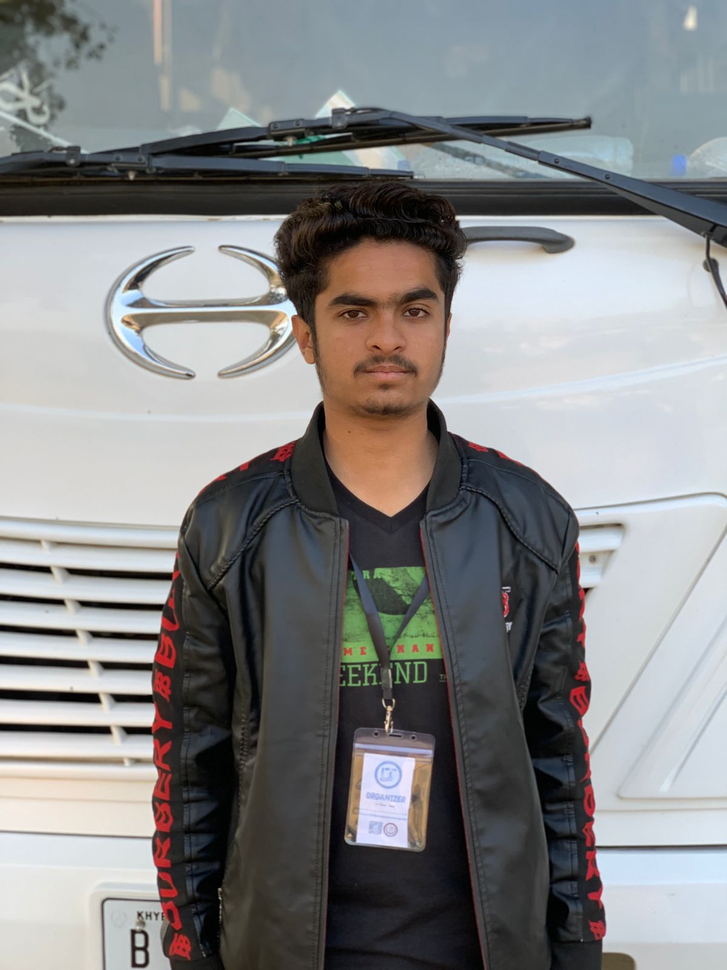
#> input picture 3_OpenCV/Resources/detect.png, 727 x 970 px, shrunk from 1200 x 1600 before the run, found by its file name
$ python 30_Image_Histgram.py
#> lines starting #> are read from the running program, lines starting #| are printed output that depends on the picture

import numpy as np
import cv2 as cv
from matplotlib import pyplot as plt

img = cv.imread("Resources\detect.png")
#> img is the input picture: shape (970, 727, 3); mean B, G, R 134.8, 134.2, 133.5
# img = np.zeros((200,200), np.uint8)
# cv.rectangle(img, (0, 100), (200, 200), (255), -1)
# cv.rectangle(img, (0, 50), (100, 100), (127), -1)
b, g, r = cv.split(img)
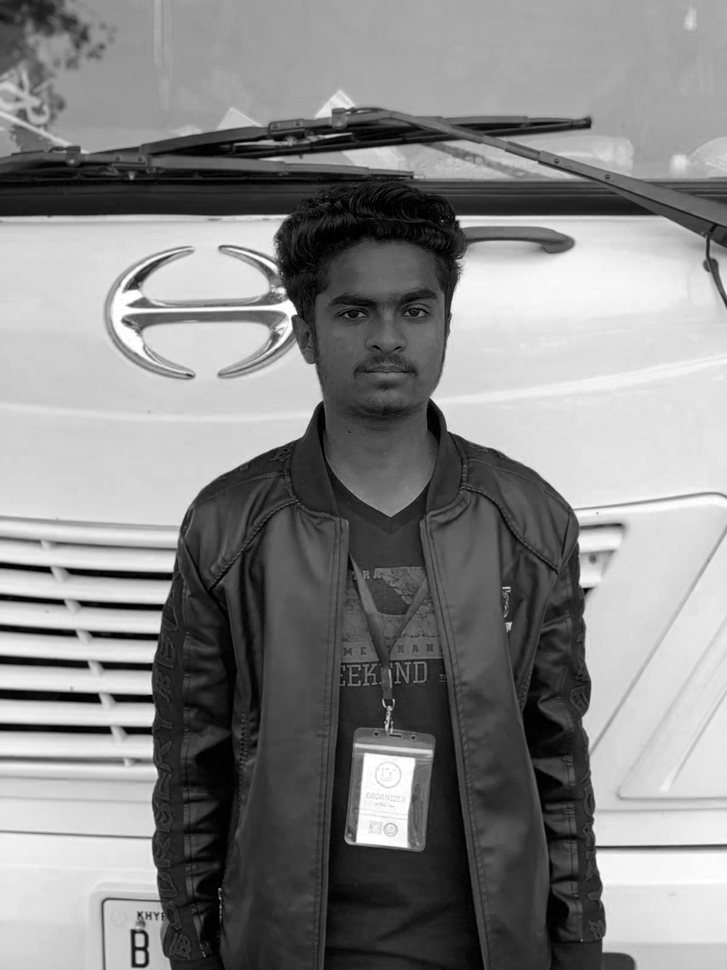
#> b: shape (970, 727); min 0, max 255, mean 134.8
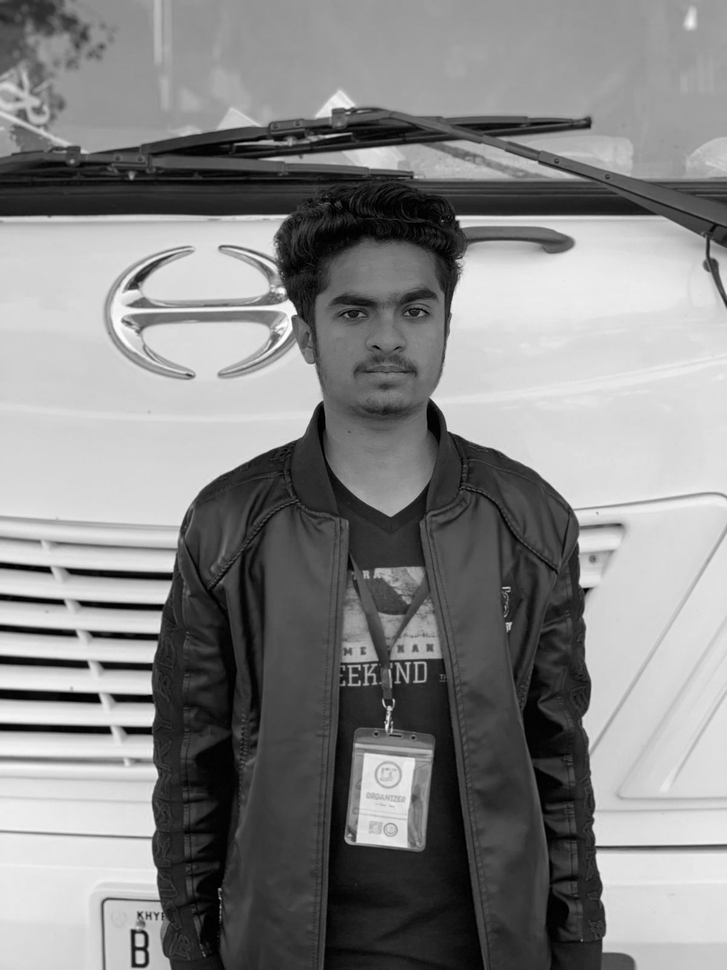
#> g: shape (970, 727); min 0, max 255, mean 134.2
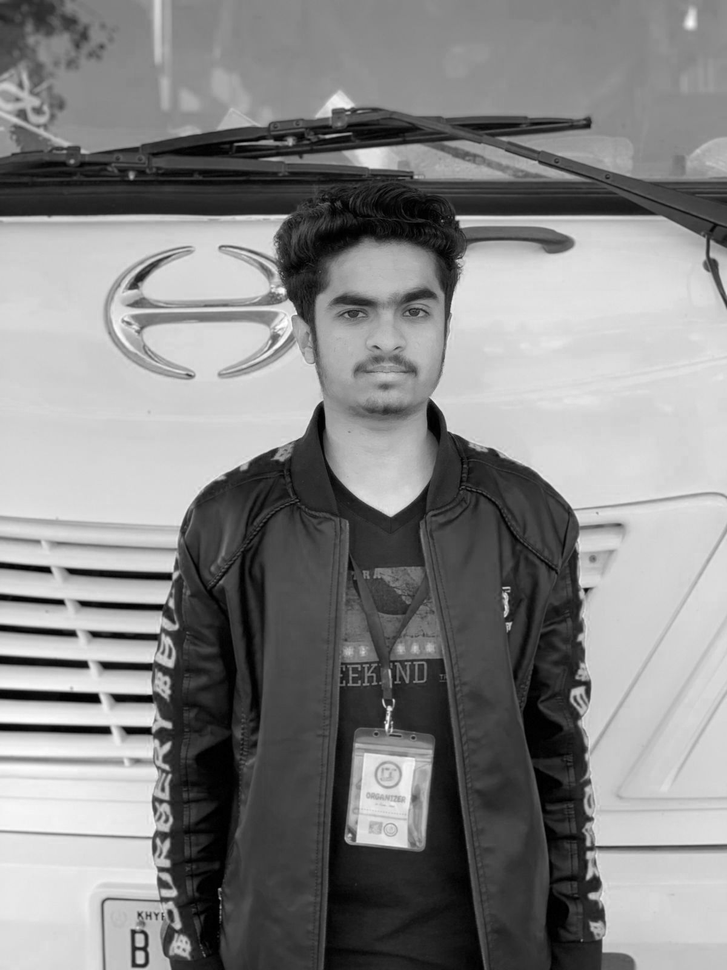
#> r: shape (970, 727); min 0, max 255, mean 133.5
cv.imshow("img", img)
# cv.imshow("b", b)
# cv.imshow("g", g)
# cv.imshow("r", r)

plt.hist(b.ravel(), 256, [0, 256])
plt.hist(g.ravel(), 256, [0, 256])
plt.hist(r.ravel(), 256, [0, 256])

hist = cv.calcHist([img], [0], None, [256], [0, 256])
#> hist = 256 values, max 9428 at index 227, min 437 at index 140, mean 2754.6
plt.plot(hist)
plt.show()
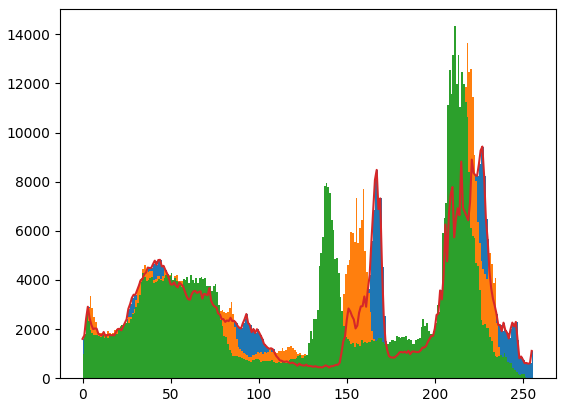
#> figure drawn by matplotlib, 1 panel; tallest bar 9428 high, from x = 227 to 228; tallest bar 13646 high, from x = 218 to 219; tallest bar 14327 high, from x = 211 to 212; curve peaks at x = 227, y = 9428

cv.waitKey(0)
cv.destroyAllWindows()

$ run again, with 3_OpenCV/Resources/images.jpg saved as 3_OpenCV/Resources/detect.png
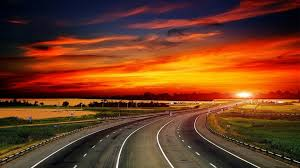
#> input picture 3_OpenCV/Resources/images.jpg, 300 x 168 px, found by its file name
#> img is the input picture: shape (168, 300, 3); mean B, G, R 32.9, 61.6, 115.6
#> `b, g, r = cv.split(img)`:
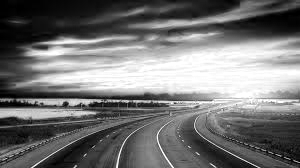
#> r: shape (168, 300); min 0, max 255, mean 115.6
#> hist = 256 values, max 5478 at index 0, min 0 at index 210, mean 196.9
#> `plt.show()`:
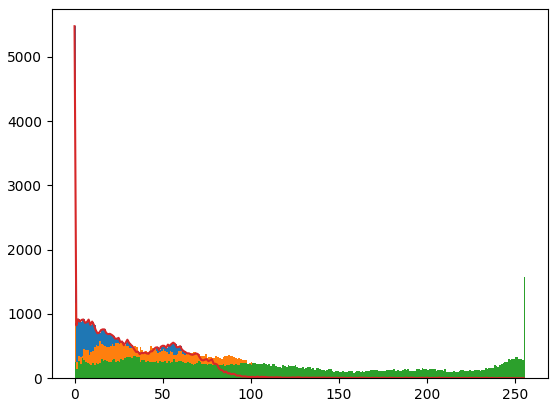
#> figure drawn by matplotlib, 1 panel; tallest bar 5478 high, from x = 0 to 1; tallest bar 1170 high, from x = 0 to 1; tallest bar 1568 high, from x = 255 to 256; curve peaks at x = 0, y = 5478
